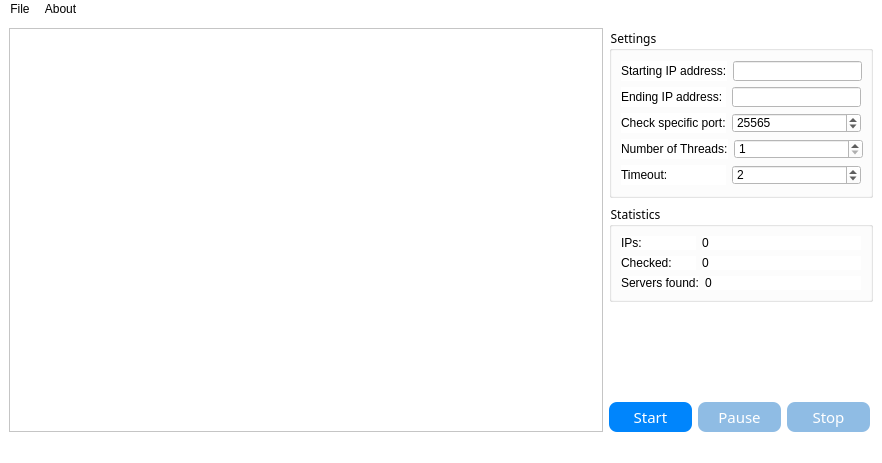
<?xml version="1.0" encoding="UTF-8"?>
<ui version="4.0">
 <class>MainWindow</class>
 <widget class="QMainWindow" name="MainWindow">
  <property name="geometry">
   <rect>
    <x>0</x>
    <y>0</y>
    <width>882</width>
    <height>463</height>
   </rect>
  </property>
  <property name="windowTitle">
   <string>Minecraft server scanner</string>
  </property>
  <property name="windowIcon">
   <iconset resource="Icon.qrc">
    <normaloff>:/images/icon.png</normaloff>:/images/icon.png</iconset>
  </property>
  <property name="styleSheet">
   <string notr="true">*{
	background:rgb(255,255,255);
}
#startButton
{
	background:rgb(0,133,252);
	border-radius:8px;
	font-size:15px;
	font-family:Century Gothic, sans-serif;
	color:rgb(255,255,255);
}
#startButton:pressed
{
	background:rgb(0,122,228);
	border-radius:8px;
	font-size:15px;
	font-family:Century Gothic, sans-serif;
	color:rgb(255,255,255);
}
#startButton:disabled
{
	background:rgb(143,188,228);
	border-radius:8px;
	font-size:15px;
	font-family:Century Gothic, sans-serif;
	color:rgb(255,255,255);
}
#pauseButton
{
	background:rgb(0,133,252);
	border-radius:8px;
	font-size:15px;
	font-family:Century Gothic, sans-serif;
	color:rgb(255,255,255);
}
#pauseButton:pressed
{
	background:rgb(0,122,228);
	border-radius:8px;
	font-size:15px;
	font-family:Century Gothic, sans-serif;
	color:rgb(255,255,255);
}
#pauseButton:disabled
{
	background:rgb(143,188,228);
	border-radius:8px;
	font-size:15px;
	font-family:Century Gothic, sans-serif;
	color:rgb(255,255,255);
}
#stopButton
{
	background:rgb(0,133,252);
	border-radius:8px;
	font-size:15px;
	font-family:Century Gothic, sans-serif;
	color:rgb(255,255,255);
}
#stopButton:pressed
{
	background:rgb(0,122,228);
	border-radius:8px;
	font-size:15px;
	font-family:Century Gothic, sans-serif;
	color:rgb(255,255,255);
}
#stopButton:disabled
{
	background:rgb(143,188,228);
	border-radius:8px;
	font-size:15px;
	font-family:Century Gothic, sans-serif;
	color:rgb(255,255,255);
}
QGroupBox
{
	font-family:Century Gothic, sans-serif;
}
QMenu::item:selected
{
	background-color:rgb(204,232,255);
	color:rgb(0,0,0);
}</string>
  </property>
  <widget class="QWidget" name="centralwidget">
   <layout class="QGridLayout" name="gridLayout_3">
    <item row="0" column="0">
     <layout class="QHBoxLayout" name="horizontalLayout_10">
      <item>
       <widget class="QTableView" name="tableView">
        <attribute name="horizontalHeaderStretchLastSection">
         <bool>true</bool>
        </attribute>
       </widget>
      </item>
      <item>
       <layout class="QVBoxLayout" name="verticalLayout_3">
        <item>
         <widget class="QGroupBox" name="groupBox_2">
          <property name="sizePolicy">
           <sizepolicy hsizetype="Fixed" vsizetype="Fixed">
            <horstretch>0</horstretch>
            <verstretch>0</verstretch>
           </sizepolicy>
          </property>
          <property name="minimumSize">
           <size>
            <width>264</width>
            <height>170</height>
           </size>
          </property>
          <property name="maximumSize">
           <size>
            <width>264</width>
            <height>170</height>
           </size>
          </property>
          <property name="title">
           <string>Settings</string>
          </property>
          <layout class="QGridLayout" name="gridLayout">
           <item row="0" column="0">
            <layout class="QVBoxLayout" name="verticalLayout">
             <item>
              <layout class="QHBoxLayout" name="horizontalLayout_2">
               <item>
                <widget class="QLabel" name="startIpLabel">
                 <property name="text">
                  <string>Starting IP address:</string>
                 </property>
                </widget>
               </item>
               <item>
                <widget class="QLineEdit" name="startIpLineEdit">
                 <property name="sizePolicy">
                  <sizepolicy hsizetype="Maximum" vsizetype="Maximum">
                   <horstretch>0</horstretch>
                   <verstretch>0</verstretch>
                  </sizepolicy>
                 </property>
                 <property name="minimumSize">
                  <size>
                   <width>129</width>
                   <height>20</height>
                  </size>
                 </property>
                 <property name="maximumSize">
                  <size>
                   <width>129</width>
                   <height>20</height>
                  </size>
                 </property>
                 <property name="text">
                  <string/>
                 </property>
                </widget>
               </item>
              </layout>
             </item>
             <item>
              <layout class="QHBoxLayout" name="horizontalLayout_3">
               <item>
                <widget class="QLabel" name="endIpLabel">
                 <property name="text">
                  <string>Ending IP address:</string>
                 </property>
                </widget>
               </item>
               <item>
                <widget class="QLineEdit" name="endIpLineEdit">
                 <property name="sizePolicy">
                  <sizepolicy hsizetype="Maximum" vsizetype="Maximum">
                   <horstretch>0</horstretch>
                   <verstretch>0</verstretch>
                  </sizepolicy>
                 </property>
                 <property name="minimumSize">
                  <size>
                   <width>129</width>
                   <height>20</height>
                  </size>
                 </property>
                 <property name="maximumSize">
                  <size>
                   <width>129</width>
                   <height>20</height>
                  </size>
                 </property>
                </widget>
               </item>
              </layout>
             </item>
             <item>
              <layout class="QHBoxLayout" name="horizontalLayout_4">
               <item>
                <widget class="QLabel" name="portLabel">
                 <property name="text">
                  <string>Check specific port:</string>
                 </property>
                </widget>
               </item>
               <item>
                <widget class="QSpinBox" name="portSpinBox">
                 <property name="sizePolicy">
                  <sizepolicy hsizetype="Expanding" vsizetype="Maximum">
                   <horstretch>0</horstretch>
                   <verstretch>0</verstretch>
                  </sizepolicy>
                 </property>
                 <property name="minimumSize">
                  <size>
                   <width>129</width>
                   <height>20</height>
                  </size>
                 </property>
                 <property name="maximumSize">
                  <size>
                   <width>129</width>
                   <height>20</height>
                  </size>
                 </property>
                 <property name="minimum">
                  <number>0</number>
                 </property>
                 <property name="maximum">
                  <number>100000</number>
                 </property>
                 <property name="value">
                  <number>25565</number>
                 </property>
                </widget>
               </item>
              </layout>
             </item>
             <item>
              <layout class="QHBoxLayout" name="horizontalLayout_5">
               <item>
                <widget class="QLabel" name="threadsLabel">
                 <property name="text">
                  <string>Number of Threads:</string>
                 </property>
                </widget>
               </item>
               <item>
                <widget class="QSpinBox" name="threadsSpinBox">
                 <property name="sizePolicy">
                  <sizepolicy hsizetype="Expanding" vsizetype="Expanding">
                   <horstretch>0</horstretch>
                   <verstretch>0</verstretch>
                  </sizepolicy>
                 </property>
                 <property name="minimumSize">
                  <size>
                   <width>129</width>
                   <height>20</height>
                  </size>
                 </property>
                 <property name="maximumSize">
                  <size>
                   <width>129</width>
                   <height>20</height>
                  </size>
                 </property>
                 <property name="minimum">
                  <number>1</number>
                 </property>
                 <property name="maximum">
                  <number>200</number>
                 </property>
                </widget>
               </item>
              </layout>
             </item>
             <item>
              <layout class="QHBoxLayout" name="horizontalLayout_6">
               <item>
                <widget class="QLabel" name="timeOutLabel">
                 <property name="text">
                  <string>Timeout:</string>
                 </property>
                </widget>
               </item>
               <item>
                <widget class="QSpinBox" name="timeOutSpinBox">
                 <property name="sizePolicy">
                  <sizepolicy hsizetype="Expanding" vsizetype="Expanding">
                   <horstretch>0</horstretch>
                   <verstretch>0</verstretch>
                  </sizepolicy>
                 </property>
                 <property name="minimumSize">
                  <size>
                   <width>129</width>
                   <height>20</height>
                  </size>
                 </property>
                 <property name="maximumSize">
                  <size>
                   <width>129</width>
                   <height>20</height>
                  </size>
                 </property>
                 <property name="minimum">
                  <number>1</number>
                 </property>
                 <property name="maximum">
                  <number>200</number>
                 </property>
                 <property name="value">
                  <number>2</number>
                 </property>
                </widget>
               </item>
              </layout>
             </item>
            </layout>
           </item>
          </layout>
         </widget>
        </item>
        <item>
         <widget class="QGroupBox" name="groupBox">
          <property name="title">
           <string>Statistics</string>
          </property>
          <layout class="QGridLayout" name="gridLayout_2">
           <item row="0" column="0">
            <layout class="QVBoxLayout" name="verticalLayout_2">
             <item>
              <layout class="QHBoxLayout" name="horizontalLayout_7">
               <item>
                <widget class="QLabel" name="IPsLabel">
                 <property name="sizePolicy">
                  <sizepolicy hsizetype="Fixed" vsizetype="Fixed">
                   <horstretch>0</horstretch>
                   <verstretch>0</verstretch>
                  </sizepolicy>
                 </property>
                 <property name="minimumSize">
                  <size>
                   <width>75</width>
                   <height>0</height>
                  </size>
                 </property>
                 <property name="text">
                  <string>IPs:</string>
                 </property>
                </widget>
               </item>
               <item>
                <widget class="QLabel" name="IPsLabelStat">
                 <property name="sizePolicy">
                  <sizepolicy hsizetype="Preferred" vsizetype="Preferred">
                   <horstretch>0</horstretch>
                   <verstretch>0</verstretch>
                  </sizepolicy>
                 </property>
                 <property name="text">
                  <string>0</string>
                 </property>
                </widget>
               </item>
              </layout>
             </item>
             <item>
              <layout class="QHBoxLayout" name="horizontalLayout_8">
               <item>
                <widget class="QLabel" name="CheckedLabel">
                 <property name="sizePolicy">
                  <sizepolicy hsizetype="Fixed" vsizetype="Fixed">
                   <horstretch>0</horstretch>
                   <verstretch>0</verstretch>
                  </sizepolicy>
                 </property>
                 <property name="minimumSize">
                  <size>
                   <width>75</width>
                   <height>0</height>
                  </size>
                 </property>
                 <property name="text">
                  <string>Checked:</string>
                 </property>
                </widget>
               </item>
               <item>
                <widget class="QLabel" name="CheckedLabelStat">
                 <property name="sizePolicy">
                  <sizepolicy hsizetype="Preferred" vsizetype="Preferred">
                   <horstretch>0</horstretch>
                   <verstretch>0</verstretch>
                  </sizepolicy>
                 </property>
                 <property name="text">
                  <string>0</string>
                 </property>
                </widget>
               </item>
              </layout>
             </item>
             <item>
              <layout class="QHBoxLayout" name="horizontalLayout_9">
               <item>
                <widget class="QLabel" name="FoundLabel">
                 <property name="sizePolicy">
                  <sizepolicy hsizetype="Fixed" vsizetype="Fixed">
                   <horstretch>0</horstretch>
                   <verstretch>0</verstretch>
                  </sizepolicy>
                 </property>
                 <property name="minimumSize">
                  <size>
                   <width>75</width>
                   <height>0</height>
                  </size>
                 </property>
                 <property name="text">
                  <string>Servers found:</string>
                 </property>
                </widget>
               </item>
               <item>
                <widget class="QLabel" name="FoundLabelStat">
                 <property name="sizePolicy">
                  <sizepolicy hsizetype="Preferred" vsizetype="Preferred">
                   <horstretch>0</horstretch>
                   <verstretch>0</verstretch>
                  </sizepolicy>
                 </property>
                 <property name="text">
                  <string>0</string>
                 </property>
                </widget>
               </item>
              </layout>
             </item>
            </layout>
           </item>
          </layout>
         </widget>
        </item>
        <item>
         <spacer name="verticalSpacer">
          <property name="orientation">
           <enum>Qt::Vertical</enum>
          </property>
          <property name="sizeHint" stdset="0">
           <size>
            <width>20</width>
            <height>40</height>
           </size>
          </property>
         </spacer>
        </item>
        <item>
         <layout class="QHBoxLayout" name="horizontalLayout">
          <item>
           <widget class="QPushButton" name="startButton">
            <property name="sizePolicy">
             <sizepolicy hsizetype="Fixed" vsizetype="Fixed">
              <horstretch>0</horstretch>
              <verstretch>0</verstretch>
             </sizepolicy>
            </property>
            <property name="minimumSize">
             <size>
              <width>83</width>
              <height>30</height>
             </size>
            </property>
            <property name="maximumSize">
             <size>
              <width>83</width>
              <height>30</height>
             </size>
            </property>
            <property name="text">
             <string>Start</string>
            </property>
           </widget>
          </item>
          <item>
           <widget class="QPushButton" name="pauseButton">
            <property name="enabled">
             <bool>false</bool>
            </property>
            <property name="sizePolicy">
             <sizepolicy hsizetype="Fixed" vsizetype="Fixed">
              <horstretch>0</horstretch>
              <verstretch>0</verstretch>
             </sizepolicy>
            </property>
            <property name="minimumSize">
             <size>
              <width>83</width>
              <height>30</height>
             </size>
            </property>
            <property name="maximumSize">
             <size>
              <width>83</width>
              <height>30</height>
             </size>
            </property>
            <property name="text">
             <string>Pause</string>
            </property>
           </widget>
          </item>
          <item>
           <widget class="QPushButton" name="stopButton">
            <property name="enabled">
             <bool>false</bool>
            </property>
            <property name="sizePolicy">
             <sizepolicy hsizetype="Fixed" vsizetype="Fixed">
              <horstretch>0</horstretch>
              <verstretch>0</verstretch>
             </sizepolicy>
            </property>
            <property name="minimumSize">
             <size>
              <width>83</width>
              <height>30</height>
             </size>
            </property>
            <property name="maximumSize">
             <size>
              <width>83</width>
              <height>30</height>
             </size>
            </property>
            <property name="sizeIncrement">
             <size>
              <width>83</width>
              <height>30</height>
             </size>
            </property>
            <property name="text">
             <string>Stop</string>
            </property>
           </widget>
          </item>
         </layout>
        </item>
       </layout>
      </item>
     </layout>
    </item>
   </layout>
  </widget>
  <widget class="QMenuBar" name="menubar">
   <property name="geometry">
    <rect>
     <x>0</x>
     <y>0</y>
     <width>882</width>
     <height>22</height>
    </rect>
   </property>
   <widget class="CustomMenu" name="menuAbout">
    <property name="title">
     <string>About</string>
    </property>
   </widget>
   <widget class="QMenu" name="menuFile">
    <property name="title">
     <string>File</string>
    </property>
    <addaction name="actionSave_results"/>
    <addaction name="actionOpen_file"/>
    <addaction name="separator"/>
    <addaction name="actionExit"/>
   </widget>
   <addaction name="menuFile"/>
   <addaction name="menuAbout"/>
  </widget>
  <widget class="QStatusBar" name="statusbar"/>
  <action name="actionSave_results">
   <property name="enabled">
    <bool>false</bool>
   </property>
   <property name="text">
    <string>Save results</string>
   </property>
  </action>
  <action name="actionExit">
   <property name="text">
    <string>Exit</string>
   </property>
  </action>
  <action name="actionOpen_file">
   <property name="text">
    <string>Open file</string>
   </property>
  </action>
 </widget>
 <customwidgets>
  <customwidget>
   <class>CustomMenu</class>
   <extends>QMenu</extends>
   <header>custommenu.hpp</header>
  </customwidget>
 </customwidgets>
 <resources>
  <include location="Icon.qrc"/>
 </resources>
 <connections>
  <connection>
   <sender>actionExit</sender>
   <signal>triggered()</signal>
   <receiver>MainWindow</receiver>
   <slot>close()</slot>
   <hints>
    <hint type="sourcelabel">
     <x>-1</x>
     <y>-1</y>
    </hint>
    <hint type="destinationlabel">
     <x>440</x>
     <y>231</y>
    </hint>
   </hints>
  </connection>
 </connections>
</ui>
